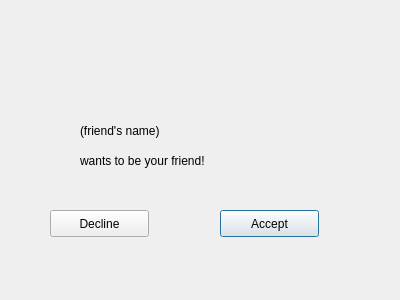
<?xml version="1.0" encoding="UTF-8"?>
<ui version="4.0">
 <class>FriendRequestPopup</class>
 <widget class="QDialog" name="FriendRequestPopup">
  <property name="geometry">
   <rect>
    <x>0</x>
    <y>0</y>
    <width>400</width>
    <height>300</height>
   </rect>
  </property>
  <property name="windowTitle">
   <string>Dialog</string>
  </property>
  <widget class="QPushButton" name="pushButton">
   <property name="geometry">
    <rect>
     <x>220</x>
     <y>210</y>
     <width>99</width>
     <height>27</height>
    </rect>
   </property>
   <property name="text">
    <string>Accept</string>
   </property>
  </widget>
  <widget class="QPushButton" name="pushButton_2">
   <property name="geometry">
    <rect>
     <x>50</x>
     <y>210</y>
     <width>99</width>
     <height>27</height>
    </rect>
   </property>
   <property name="text">
    <string>Decline</string>
   </property>
  </widget>
  <widget class="QLabel" name="friendName_label">
   <property name="geometry">
    <rect>
     <x>80</x>
     <y>120</y>
     <width>161</width>
     <height>21</height>
    </rect>
   </property>
   <property name="text">
    <string>(friend's name)</string>
   </property>
  </widget>
  <widget class="QLabel" name="label_2">
   <property name="geometry">
    <rect>
     <x>80</x>
     <y>150</y>
     <width>201</width>
     <height>21</height>
    </rect>
   </property>
   <property name="text">
    <string>wants to be your friend!</string>
   </property>
  </widget>
 </widget>
 <resources/>
 <connections/>
</ui>
